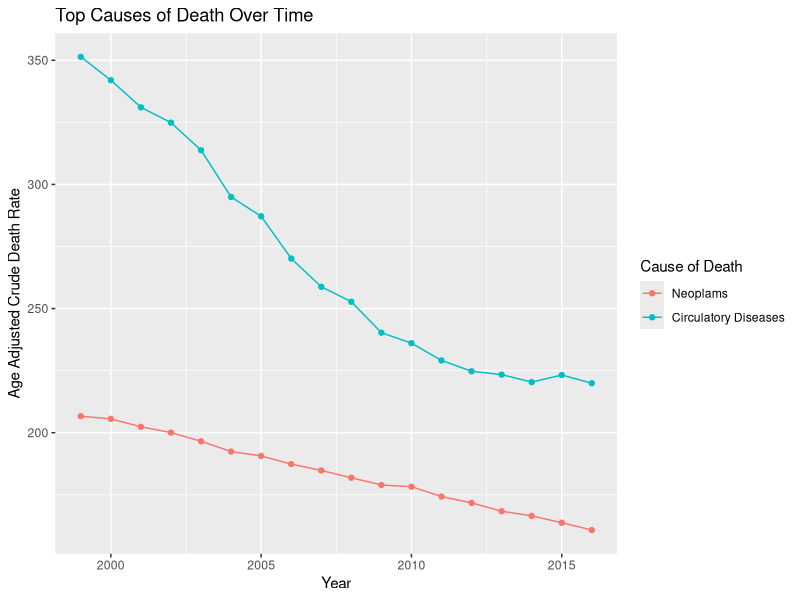
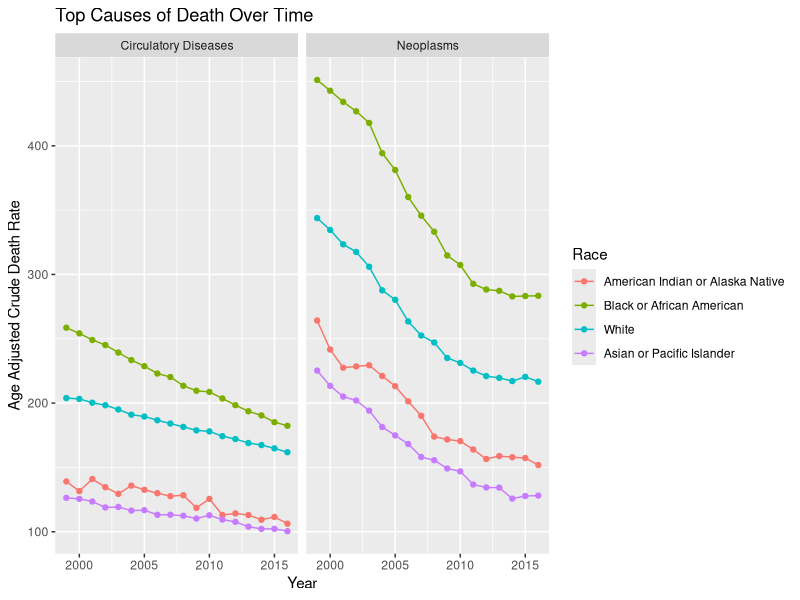
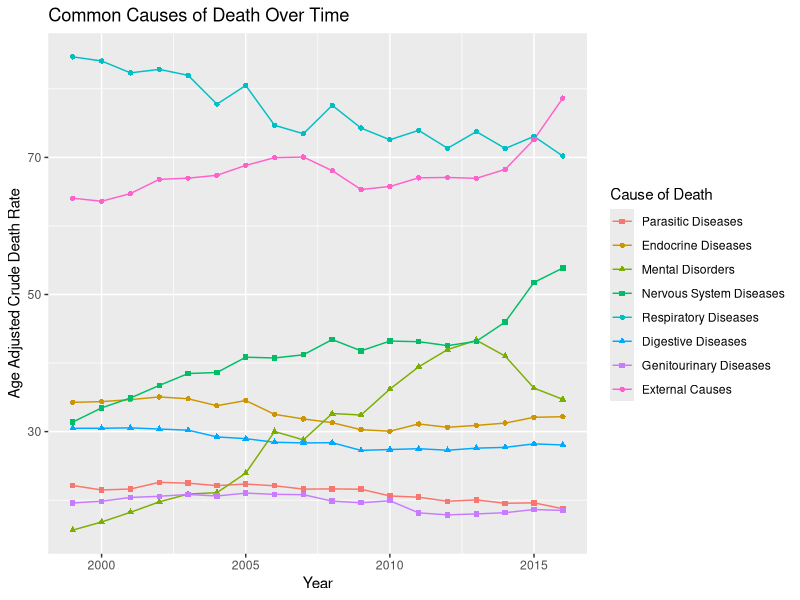
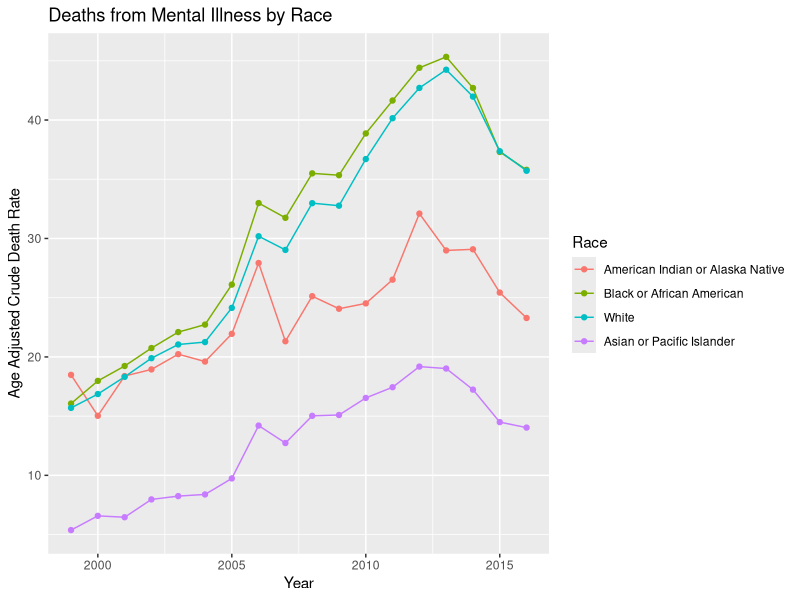
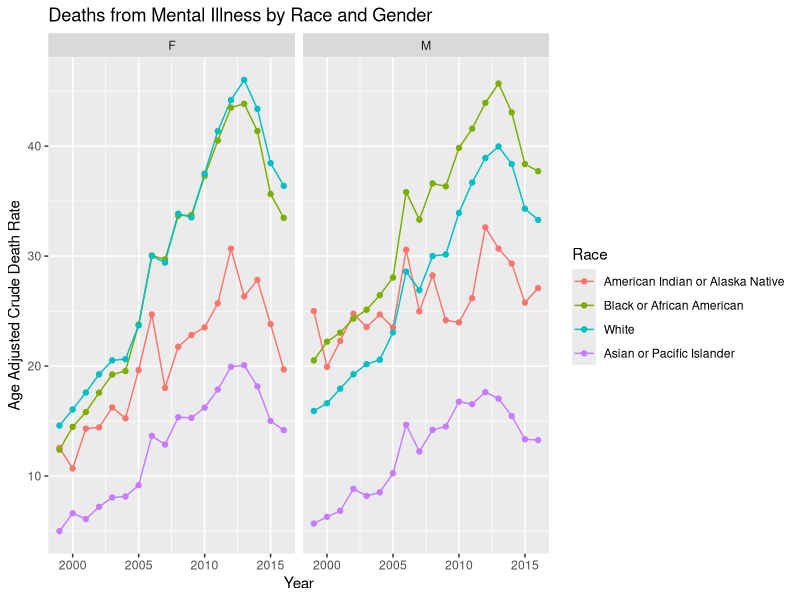
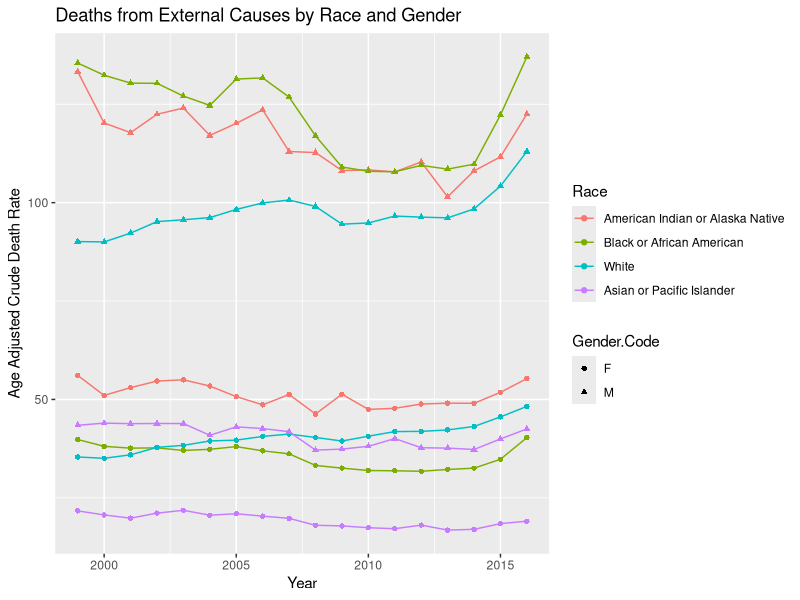
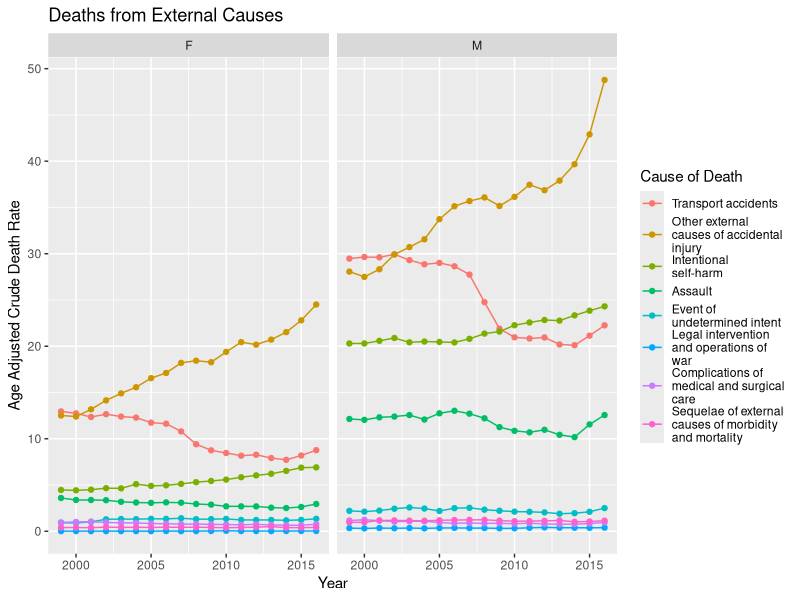

R code for these plots, in order: (Note: this script raises an error after producing the figures.)
# Setup ----
library(rstudioapi)
library(tidyverse)

setwd(dirname(getActiveDocumentContext()$path))

df_1     <- read.delim("mortality_1999-2016_1.txt")
df_1_4   <- read.delim("mortality_1999-2016_1-4.txt")
df_5_9   <- read.delim("mortality_1999-2016_5-9.txt")
df_10_14 <- read.delim("mortality_1999-2016_10-14.txt")
df_15_19 <- read.delim("mortality_1999-2016_15-19.txt")
df_20_24 <- read.delim("mortality_1999-2016_20-24.txt")
df_25_34 <- read.delim("mortality_1999-2016_25-34.txt")
df_35_44 <- read.delim("mortality_1999-2016_35-44.txt")
df_35_44 <- read.delim("mortality_1999-2016_35-44.txt")
df_45_54 <- read.delim("mortality_1999-2016_45-54.txt")
df_55_64 <- read.delim("mortality_1999-2016_55-64.txt")
df_65_74 <- read.delim("mortality_1999-2016_65-74.txt")
df_75_84 <- read.delim("mortality_1999-2016_75-84.txt")
df_85    <- read.delim("mortality_1999-2016_85+.txt")

df <- rbind(df_1, 
            df_1_4, 
            df_5_9, 
            df_10_14, 
            df_15_19, 
            df_20_24, 
            df_25_34, 
            df_35_44,
            df_45_54,
            df_55_64,
            df_65_74,
            df_75_84,
            df_85)

# Data Cleaning ----

# Check for NA values
apply(df, 2, function(x) sum(is.na(x)))

# Create new dataframe to examine cause of NA Age Group values
age_group_na <- subset(df, subset = is.na(df$Age.Group.Code))

head(age_group_na)

# Remove NA Age Group values

df <- subset(df, subset = !is.na(df$Age.Group.Code))

# Create new dataframe to examine cause of NA Year values
year_na <- subset(df, subset = is.na(df$Year))

head(year_na)

# Remove NA Year values

df <- subset(df, subset = !is.na(df$Year))

# Check empty values

apply(df, 2, function(x) sum(x == ""))

# Check dataframe length to see if empty Notes values = total columns

dim(df)

# Check dataframe structure

str(df)

# Check unique values of columns to be converted into keys

unique(df$ICD.Sub.Chapter)
unique(df$ICD.Sub.Chapter.Code)
unique(df$Year)
unique(df$Year.Code)
unique(df$Age.Group)
unique(df$Age.Group.Code)
unique(df$Gender)
unique(df$Gender.Code)
unique(df$Race)
unique(df$Race.Code)

icd_key <- data.frame(
  ICD.Chapter.Code = c(
    "A00-B99",
    "C00-D48",
    "D50-D89",
    "E00-E90",
    "F00-F99",
    "G00-G99",
    "H00-H59",
    "H60-H95",
    "I00-I99",
    "J00-J99",
    "K00-K93",
    "L00-L99",
    "M00-M99",
    "N00-N99",
    "O00-O99",
    "P00-P96",
    "Q00-Q99",
    "R00-R99",
    "S00-T98",
    "V01-Y98",
    "Z00-Z99",
    "U00-U99"
  ),
  ICD.Chapter = c(
    "Parasitic Diseases",
    "Neoplams",
    "Blood Diseases",
    "Endocrine Diseases",
    "Mental Disorders",
    "Nervous System Diseases",
    "Eye Diseases",
    "Ear Diseases",
    "Circulatory Diseases",
    "Respiratory Diseases",
    "Digestive Diseases",
    "Skin Diseases",
    "Musculoskeletal Diseases",
    "Genitourinary Diseases",
    "Pregnancy/Childbirth",
    "Perinatal Conditions",
    "Congenital Malformations",
    "Not Classified Elsewhere",
    "Consequences of External Causes",
    "External Causes",
    "Healthcare Factors",
    "Special Purposes"
  )
)

# Add ICD Chapter Codes to df

library(sqldf)

df <- sqldf("SELECT df.*, icd_key.'ICD.Chapter.Code' 
      FROM df 
      JOIN icd_key ON 
        LEFTSTR(df.'ICD.Sub.Chapter.Code', 3) >= 
          LEFTSTR(icd_key.'ICD.Chapter.Code', 3)
        AND LEFTSTR(df.'ICD.Sub.Chapter.Code', 3) <= 
            RIGHTSTR(icd_key.'ICD.Chapter.Code', 3)")

# Convert Data Types

factors <- c("ICD.Chapter.Code", 
            "ICD.Sub.Chapter.Code",
            "Age.Group.Code",
            "Gender.Code",
            "Race.Code")

df[,factors] <- lapply(df[,factors],
                        factor)

# Create keys for columns to be removed

gender_key <- unique(df[, c("Gender.Code", "Gender")])
age_key <- unique(df[, c("Age.Group.Code", "Age.Group")])
icd_sub_key <- unique(df[, c("ICD.Chapter.Code", "ICD.Sub.Chapter.Code", "ICD.Sub.Chapter")])
race_key <- unique(df[, c("Race.Code", "Race")])

# Sort race_key alphabetically by code

race_key <- arrange(race_key, Race.Code)
icd_key <- arrange(icd_key, ICD.Chapter.Code)
icd_sub_key <- arrange(icd_sub_key, ICD.Sub.Chapter.Code)

# Add population weights to age key

age_key$Age.Weight <- c(0.013818, # <1
                        0.055317, # 1-4
                        0.145565, # 5-9
                        0.145565, # 10-14
                        0.138646, # 15-19
                        0.138646, # 20-24
                        0.135573, # 25-34
                        0.162613, # 35-44
                        0.134834, # 45-54
                        0.087247, # 55-64
                        0.066037, # 65-74
                        0.044842, # 75-84
                        0.015508  # >=85
)

# Remove unwanted columns
df <- subset(df, select = -c(1, 2, 5, 6, 8, 10, 14))

# Put ICD.Chapter.Code first

df <- select(df, ICD.Chapter.Code, everything())

# Exploratory Analysis ----

total_deaths <- df %>%
  left_join(icd_key, by = c("ICD.Chapter.Code" = "ICD.Chapter.Code")) %>%
  group_by(ICD.Chapter.Code, ICD.Chapter) %>%
  summarise(Deaths = sum(Deaths)) %>%
  arrange(desc(Deaths))

print(total_deaths)

# Create function for calculating age adjusted death rates

# Function takes the name of the dataframe, then the name(s) of any grouping variables of interest
age_adjust <- function(X, ...){
  
  # Age.Group.Call needs to be included alongside the specific groups listed in the function call.
  X <- group_by(X, ..., Age.Group.Code)
  
  X <- summarise(X, Population = sum(unique(Population)), Deaths = sum(Deaths))
  
  # Calculate crude rate for each age group
  X$Crude.Rate <- (X$Deaths * 100000) / X$Population
  
  # Add in the age weights from the age_key dataframe 
  X <- merge(
    X,
    age_key[, c("Age.Group.Code", "Age.Weight")],
    by = "Age.Group.Code"
  ) 
  
  # Multiply crude rates by age weight and sum across age groups for finished product
  X$Age.Adjustment <- X$Age.Weight * X$Crude.Rate
  
  X <- group_by(X, ...)
  
  X <- summarise(X, Crude.Rate.Adjusted = sum(Age.Adjustment))
  
  return(X)
}

# Age Adjusted Crude Rate by year for two causes of death

death_cause <- c("I00-I99", "C00-D48")

filter(df, ICD.Chapter.Code %in% death_cause) %>%
  age_adjust(ICD.Chapter.Code, Year) %>%
  ggplot(aes(x = Year, y = Crude.Rate.Adjusted, color = ICD.Chapter.Code)) +
  geom_line() +
  geom_point() +
  ylab("Age Adjusted Crude Death Rate") +
  labs(title = "Top Causes of Death Over Time") +
  scale_color_discrete(
    labels = icd_key$ICD.Chapter[
      icd_key$ICD.Chapter.Code %in% death_cause
    ],
    name = "Cause of Death"
  )

# Age Adjusted Crude Rate by year and race for two causes of death

labels_top <- c("Neoplasms", "Circulatory Diseases")
names(labels_top) <- death_cause

filter(df, ICD.Chapter.Code %in% death_cause) %>%
  age_adjust(ICD.Chapter.Code, Year, Race.Code) %>%
  ggplot(aes(x = Year, y = Crude.Rate.Adjusted, color = Race.Code)) +
  geom_line() +
  geom_point() +
  facet_wrap(~ICD.Chapter.Code, labeller = labeller(ICD.Chapter.Code = labels_top))+
  ylab("Age Adjusted Crude Death Rate") +
  labs(title = "Top Causes of Death Over Time") +
  scale_color_discrete(labels = race_key$Race, name = "Race")

# Age adjusted crude rate for common causes of death 

death_cause <- total_deaths$ICD.Chapter.Code[
  which(
    total_deaths$Deaths > 999999 & 
      total_deaths$Deaths < 10000000
  )
]

filter(df, ICD.Chapter.Code %in% death_cause) %>%
  age_adjust(ICD.Chapter.Code, Year) %>%
  ggplot(aes(x = Year, y = Crude.Rate.Adjusted, color = ICD.Chapter.Code)) +
  geom_line() +
  geom_point(aes(shape = ICD.Chapter.Code)) + 
  ylab("Age Adjusted Crude Death Rate") +
  labs(title = "Common Causes of Death Over Time") +
  scale_color_discrete(
    labels = icd_key$ICD.Chapter[
      icd_key$ICD.Chapter.Code %in% death_cause
    ],
    name = "Cause of Death"
  ) +
  scale_linetype_discrete(
    labels = icd_key$ICD.Chapter[
      icd_key$ICD.Chapter.Code %in% death_cause
    ],
    name = "Cause of Death"
  ) +
  scale_shape_manual(
    labels = icd_key$ICD.Chapter[
      icd_key$ICD.Chapter.Code %in% death_cause
    ],
    name = "Cause of Death",
    values = c(15, 16, 17, 15, 16, 17, 15, 16)
  )

# Mental disorders by race

filter(df, ICD.Chapter.Code == "F00-F99") %>%
  age_adjust(ICD.Chapter.Code, Year, Race.Code) %>%
  ggplot(aes(x = Year, y = Crude.Rate.Adjusted, color = Race.Code)) +
  geom_line() +
  geom_point() +
  ylab("Age Adjusted Crude Death Rate") +
  labs(title = "Deaths from Mental Illness by Race") +
  scale_color_discrete(labels = race_key$Race, name = "Race")

# Mental disorders by race and gender

filter(df, ICD.Chapter.Code == "F00-F99") %>%
  age_adjust(ICD.Chapter.Code, Year, Race.Code, Gender.Code) %>%
  ggplot(aes(x = Year, y = Crude.Rate.Adjusted, color = Race.Code)) +
  facet_wrap(~Gender.Code) +
  geom_line() +
  geom_point() +
  ylab("Age Adjusted Crude Death Rate") +
  labs(title = "Deaths from Mental Illness by Race and Gender") +
  scale_color_discrete(labels = race_key$Race, name = "Race")

# External causes by race and gender

filter(df, ICD.Chapter.Code == "V01-Y98") %>%
  age_adjust(ICD.Chapter.Code, Year, Race.Code, Gender.Code) %>%
  ggplot(aes(x = Year, y = Crude.Rate.Adjusted, color = Race.Code, shape = Gender.Code)) +
  geom_line() +
  geom_point() +
  ylab("Age Adjusted Crude Death Rate") +
  labs(title = "Deaths from External Causes by Race and Gender") +
  scale_color_discrete(labels = race_key$Race, name = "Race")

# External causes Sub-Chapters by gender

filter(df, ICD.Chapter.Code == "V01-Y98") %>%
  age_adjust(ICD.Sub.Chapter.Code, Year, Gender.Code) %>%
  ggplot(aes(x = Year, y = Crude.Rate.Adjusted, color = ICD.Sub.Chapter.Code)) +
  geom_line() +
  geom_point() +
  ylab("Age Adjusted Crude Death Rate") +
  labs(title = "Deaths from External Causes") +
  scale_color_discrete(
    labels = str_wrap(
      icd_sub_key$ICD.Sub.Chapter[icd_sub_key$ICD.Chapter.Code == "V01-Y98"],
      20
    ),
    name = "Cause of Death"
  ) +
  facet_grid(cols = vars(Gender.Code))

             

setNames(1:2, icd_key$ICD.Chapter[icd_key$ICD.Chapter.Code %in% death_cause])
